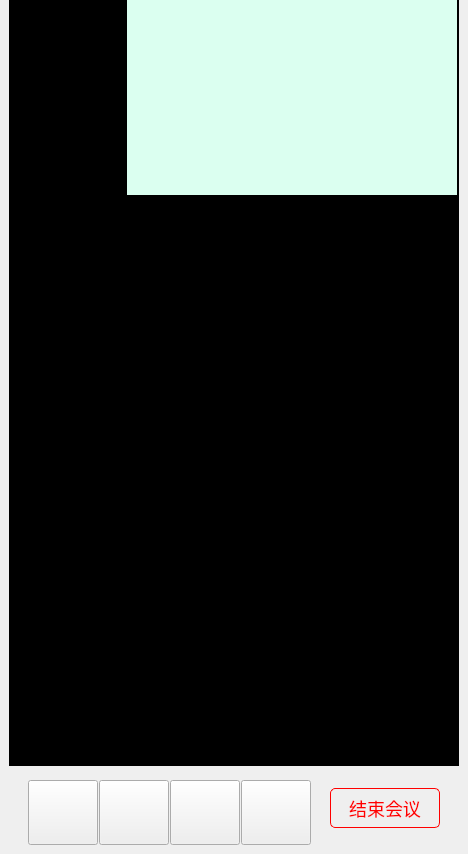
         <widget class="QWidget" name="widgetVideoShow" native="true">
          <property name="sizePolicy">
           <sizepolicy hsizetype="Preferred" vsizetype="Expanding">
            <horstretch>0</horstretch>
            <verstretch>0</verstretch>
           </sizepolicy>
          </property>
          <property name="minimumSize">
           <size>
            <width>450</width>
            <height>0</height>
           </size>
          </property>
          <property name="mouseTracking">
           <bool>true</bool>
          </property>
          <widget class="QWidget" name="peerDesc" native="true">
           <property name="geometry">
            <rect>
             <x>9</x>
             <y>-5</y>
             <width>450</width>
             <height>771</height>
            </rect>
           </property>
           <property name="sizePolicy">
            <sizepolicy hsizetype="Expanding" vsizetype="Expanding">
             <horstretch>0</horstretch>
             <verstretch>0</verstretch>
            </sizepolicy>
           </property>
           <property name="minimumSize">
            <size>
             <width>450</width>
             <height>500</height>
            </size>
           </property>
           <property name="maximumSize">
            <size>
             <width>16777215</width>
             <height>16777215</height>
            </size>
           </property>
           <property name="mouseTracking">
            <bool>true</bool>
           </property>
           <property name="styleSheet">
            <string notr="true">background-color:#000;

</string>
           </property>
           <property name="leftbottomskin" stdset="0">
            <bool>true</bool>
           </property>
           <layout class="QGridLayout" name="gridLayout_6">
            <property name="leftMargin">
             <number>2</number>
            </property>
            <property name="topMargin">
             <number>0</number>
            </property>
            <property name="rightMargin">
             <number>2</number>
            </property>
            <property name="bottomMargin">
             <number>90</number>
            </property>
            <property name="spacing">
             <number>0</number>
            </property>
            <item row="0" column="1">
             <widget class="QWidget" name="otherDesc" native="true">
              <property name="enabled">
               <bool>false</bool>
              </property>
              <property name="sizePolicy">
               <sizepolicy hsizetype="Fixed" vsizetype="Fixed">
                <horstretch>0</horstretch>
                <verstretch>0</verstretch>
               </sizepolicy>
              </property>
              <property name="minimumSize">
               <size>
                <width>330</width>
                <height>200</height>
               </size>
              </property>
              <property name="maximumSize">
               <size>
                <width>330</width>
                <height>200</height>
               </size>
              </property>
              <property name="mouseTracking">
               <bool>true</bool>
              </property>
              <property name="styleSheet">
               <string notr="true">background-color: rgb(219, 255, 240);</string>
              </property>
             </widget>
            </item>
            <item row="2" column="1" alignment="Qt::AlignRight|Qt::AlignBottom">
             <widget class="QWidget" name="meDesc" native="true">
              <property name="sizePolicy">
               <sizepolicy hsizetype="Fixed" vsizetype="Fixed">
                <horstretch>0</horstretch>
                <verstretch>0</verstretch>
               </sizepolicy>
              </property>
              <property name="minimumSize">
               <size>
                <width>250</width>
                <height>140</height>
               </size>
              </property>
              <property name="maximumSize">
               <size>
                <width>250</width>
                <height>140</height>
               </size>
              </property>
              <property name="mouseTracking">
               <bool>true</bool>
              </property>
              <property name="styleSheet">
               <string notr="true">background-color: #000;
padding-bottom:100px;</string>
              </property>
             </widget>
            </item>
            <item row="1" column="1">
             <spacer name="verticalSpacer">
              <property name="orientation">
               <enum>Qt::Vertical</enum>
              </property>
              <property name="sizeHint" stdset="0">
               <size>
                <width>20</width>
                <height>268</height>
               </size>
              </property>
             </spacer>
            </item>
            <item row="0" column="0">
             <spacer name="horizontalSpacer_11">
              <property name="orientation">
               <enum>Qt::Horizontal</enum>
              </property>
              <property name="sizeHint" stdset="0">
               <size>
                <width>745</width>
                <height>20</height>
               </size>
              </property>
             </spacer>
            </item>
            <item row="3" column="1" alignment="Qt::AlignRight">
             <widget class="QLabel" name="lab_io">
              <property name="minimumSize">
               <size>
                <width>260</width>
                <height>0</height>
               </size>
              </property>
              <property name="maximumSize">
               <size>
                <width>260</width>
                <height>16777215</height>
               </size>
              </property>
              <property name="styleSheet">
               <string notr="true">color:#fff;</string>
              </property>
              <property name="text">
               <string/>
              </property>
              <property name="alignment">
               <set>Qt::AlignCenter</set>
              </property>
             </widget>
            </item>
           </layout>
          </widget>
          <widget class="QWidget" name="bottomMenu" native="true">
           <property name="geometry">
            <rect>
             <x>0</x>
             <y>780</y>
             <width>450</width>
             <height>65</height>
            </rect>
           </property>
           <property name="sizePolicy">
            <sizepolicy hsizetype="Preferred" vsizetype="Fixed">
             <horstretch>0</horstretch>
             <verstretch>0</verstretch>
            </sizepolicy>
           </property>
           <property name="minimumSize">
            <size>
             <width>0</width>
             <height>65</height>
            </size>
           </property>
           <property name="maximumSize">
            <size>
             <width>16777215</width>
             <height>65</height>
            </size>
           </property>
           <layout class="QHBoxLayout" name="horizontalLayout">
            <property name="spacing">
             <number>1</number>
            </property>
            <property name="leftMargin">
             <number>10</number>
            </property>
            <property name="topMargin">
             <number>0</number>
            </property>
            <property name="rightMargin">
             <number>10</number>
            </property>
            <property name="bottomMargin">
             <number>8</number>
            </property>
            <item>
             <spacer name="horizontalSpacer_4">
              <property name="orientation">
               <enum>Qt::Horizontal</enum>
              </property>
              <property name="sizeHint" stdset="0">
               <size>
                <width>40</width>
                <height>20</height>
               </size>
              </property>
             </spacer>
            </item>
            <item>
             <widget class="QToolButton" name="toolBtnSpeak">
              <property name="minimumSize">
               <size>
                <width>70</width>
                <height>65</height>
               </size>
              </property>
              <property name="maximumSize">
               <size>
                <width>16777215</width>
                <height>65</height>
               </size>
              </property>
              <property name="text">
               <string/>
              </property>
             </widget>
            </item>
            <item>
             <widget class="QToolButton" name="toolBtnScreen">
              <property name="minimumSize">
               <size>
                <width>70</width>
                <height>65</height>
               </size>
              </property>
              <property name="maximumSize">
               <size>
                <width>16777215</width>
                <height>65</height>
               </size>
              </property>
              <property name="text">
               <string/>
              </property>
             </widget>
            </item>
            <item>
             <widget class="QToolButton" name="toolBtnChat">
              <property name="minimumSize">
               <size>
                <width>70</width>
                <height>65</height>
               </size>
              </property>
              <property name="maximumSize">
               <size>
                <width>16777215</width>
                <height>65</height>
               </size>
              </property>
              <property name="text">
               <string/>
              </property>
             </widget>
            </item>
            <item>
             <widget class="QToolButton" name="toolBtnMore">
              <property name="minimumSize">
               <size>
                <width>70</width>
                <height>65</height>
               </size>
              </property>
              <property name="text">
               <string/>
              </property>
             </widget>
            </item>
            <item>
             <spacer name="horizontalSpacer_3">
              <property name="orientation">
               <enum>Qt::Horizontal</enum>
              </property>
              <property name="sizeHint" stdset="0">
               <size>
                <width>40</width>
                <height>20</height>
               </size>
              </property>
             </spacer>
            </item>
            <item>
             <widget class="QPushButton" name="BtnEndAv">
              <property name="minimumSize">
               <size>
                <width>110</width>
                <height>40</height>
               </size>
              </property>
              <property name="maximumSize">
               <size>
                <width>16777215</width>
                <height>40</height>
               </size>
              </property>
              <property name="styleSheet">
               <string notr="true">border-radius:5%;
border:1px solid red;
color:red;
font-size:18px;</string>
              </property>
              <property name="text">
               <string>结束会议</string>
              </property>
             </widget>
            </item>
           </layout>
          </widget>
         </widget>
